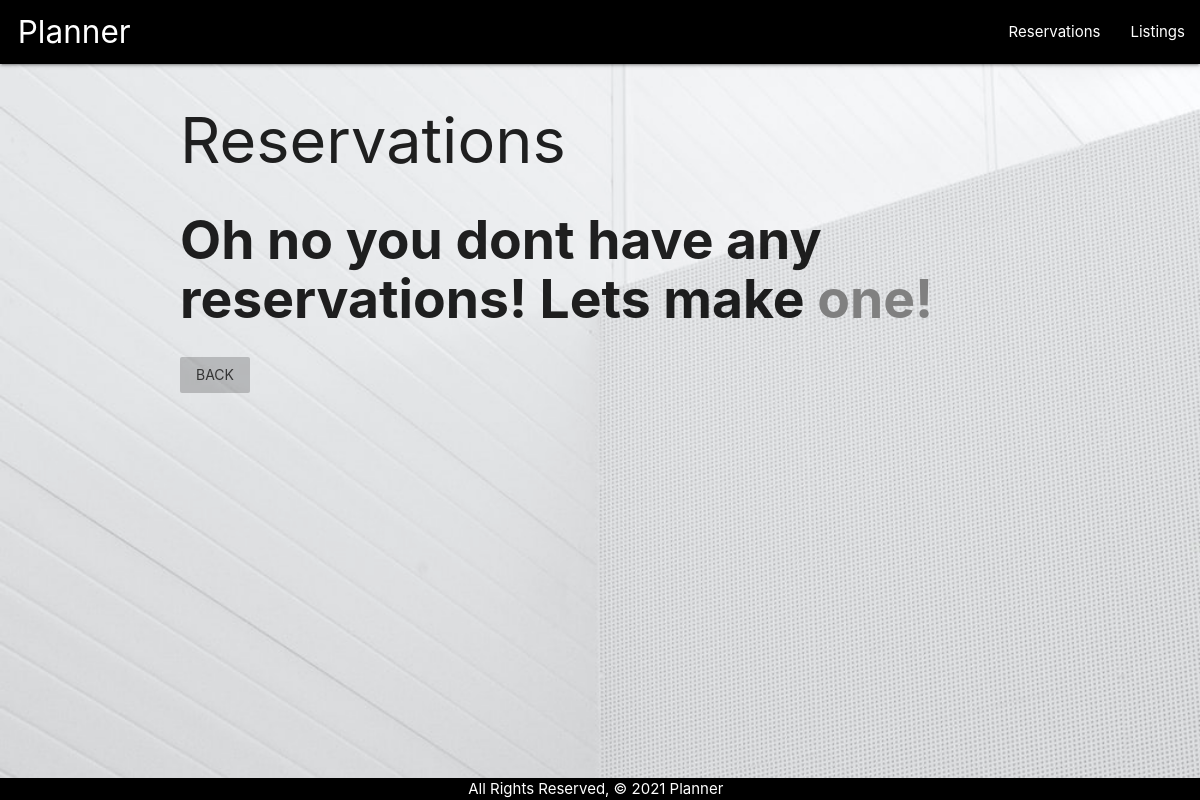
/reservations/, run on an earlier commit of the app's database.
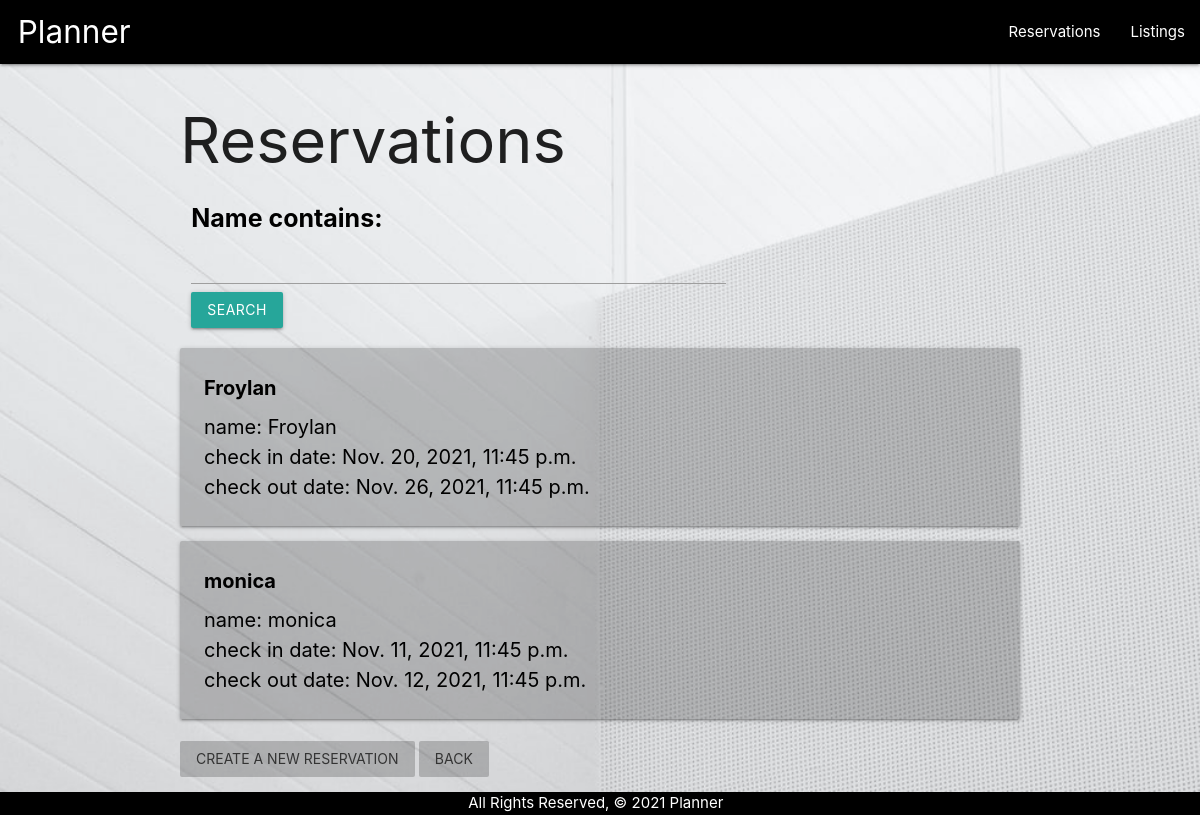
And on a later commit of the database.
### app/models.py (models this page shows, shortened)
class Reservation(models.Model):
    name = models.CharField(max_length=50)
    check_in = models.DateTimeField(default=datetime.now(), blank=True,)
    check_out = models.DateTimeField(default= datetime.now() + timedelta(days=1), blank=True)
    listing = models.ManyToManyField(Listing)

### app/views.py (the view)
# urls.py: path('reservations/', views.reservations, name='reservations'),
def reservations(request):
    reservation = Reservation.objects.all()
    myFilter = ReservationFilter(request.GET, queryset=reservation)
    reservation = myFilter.qs
    return render(request, 'reservations/index.html', {
        'reservations': reservation,
        'myFilter': myFilter
    })

### app/templates/reservations/index.html
{% extends 'base.html' %}
{% block content %}
<h1>Reservations</h1>
{% if reservations.count > 0 %}
    <div class="row">
        <div class="col">
            <div class="card-content">
                <form method="get">
                    {{myFilter.form}}
                    <button class="btn btn-primary" type="submit">
                        Search
                    </button>
                </form>
            </div>
        </div>
    </div>
    {% for reservation in reservations %}
        <a href="{% url 'reservation_details' reservation.id %}" class="indexCards waves-effect waves-light card">
        <div>
            <div class="card-content">
                <span class="card-title" id="indexName">
                    {{reservation.name}}
                </span>
                <p class="desc">
                    name: {{reservation.name}}
                </p>
                <p class="seasons">
                    check in date: {{reservation.check_in}}
                </p>
                <p class="seasons">
                    check out date: {{reservation.check_out}}
                </p>
            </div>
        </div>
        </a>
    {% endfor %}
    <a href="{% url 'reservation_create' %}" value="Submit!" class="waves-effect waves-light btn-flat card">Create a new reservation</a>
{% else %}
    <h2>
        Oh no you dont have any reservations! Lets make
        <a class="res_home" href="{% url 'reservation_create' %}"> one! </a>
    </h2>
{% endif %}
    <a onClick="javascript:history.go(-1);" value=button class="waves-effect waves-light btn-flat card">Back</a>
{% endblock %}

### app/templates/base.html (shortened to what this page needs)
{% load static %}
<!DOCTYPE html>
<html lang="en">
<head>
  <link rel="stylesheet" href="https://cdnjs.cloudflare.com/ajax/libs/materialize/1.0.0/css/materialize.min.css">
  <link rel="stylesheet" type="text/css" href="{% static 'css/style.css' %}">
</head>
<body>
  <header class="navbar-fixed">
    <nav>
      <div class="nav-wrapper">
        <ul>
          <li><a href="{% url 'home' %}" class="left brand-logo">&nbsp;&nbsp;Planner</a></li>
        </ul>
        <ul class="right">
          <li><a href="{% url 'reservations' %}">Reservations</a></li>
          <li><a href="{% url 'listing_list' %}">Listings</a></li>
        </ul>
      </div>
    </nav>
  </header>
  <main class="container">
    {% block content %}
    {% endblock %}
  </main>
  <footer class="page-footer">
    <div class="center">All Rights Reserved, &copy; 2021 Planner &nbsp;</div>
  </footer>
</body>
</html>

### app/static/css/style.css (style rules this page uses)
body { display: flex; min-height: 100vh; flex-direction: column; background-image: url(../images/photo-1517816743773-6e0fd518b4a6.jpg); background-repeat: no-repeat; background-size: cover; background-position: top; background-color: black; }
main { flex: 1 0 auto; }
footer.page-footer { padding-top: 0; text-align: right; }
.navbar-fixed { background-color: black; }
.page-footer { background-color: black; }
label { color: black; font-weight: bold; font-size: 25px; }
nav { background-color: black; }
.card { background-color: rgb(0 0 0 / 20%) }
.card-content span { font-size: 1.68rem; font-weight: 500; }
.indexCards { color: black; display: block; }
#indexName { font-size: 20px; font-weight: bold; }
.desc, .seasons { font-size: 20px; font-weight: initial; }
a { color: white; }

What changed in the data, as far as the page shows it:
added Reservation: name "Froylan", check_in "Nov. 20, 2021, 11:45 p.m.", check_out "Nov. 26, 2021, 11:45 p.m."
added Reservation: name "monica", check_in "Nov. 11, 2021, 11:45 p.m.", check_out "Nov. 12, 2021, 11:45 p.m."
Also different on the page:
text no longer shown: "Oh no you dont have any reservations! Lets make one!"
text now shown: "Name contains: SEARCH CREATE A NEW RESERVATION"
